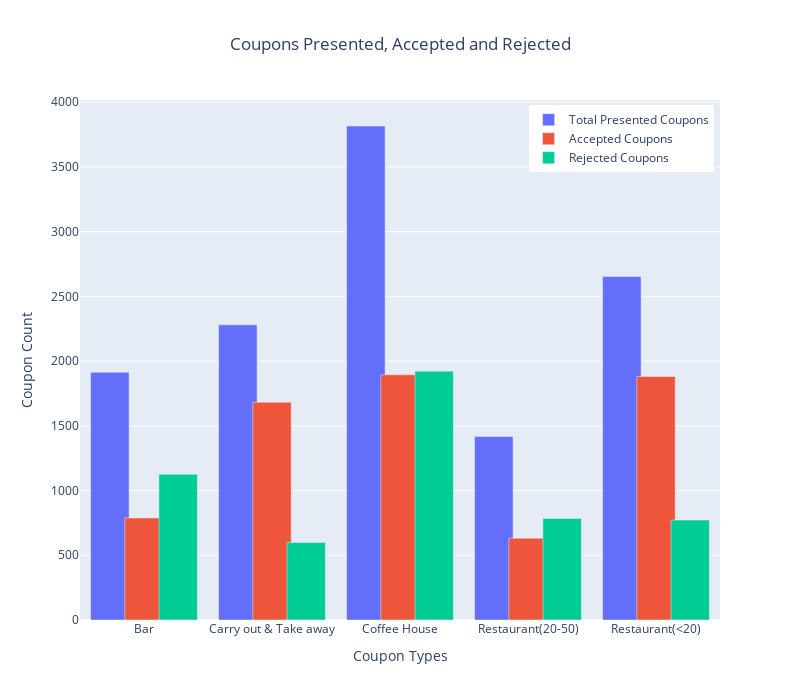

Notebook code cell kept with this figure:
### Code cell
from plotly.subplots import make_subplots
import plotly.graph_objects as go
fig = go.Figure()
fig = make_subplots(rows=1, cols=1)

# array of presented coupons
presented_coupon_counts = data_cleaned['coupon'].value_counts().sort_index()
presented_coupons = presented_coupon_counts.to_numpy()
#Array of coupons
coupons = np.sort(data_cleaned['coupon'].unique())
#array of accepted coupon count 
accepted_coupon_counts = data_cleaned[data_cleaned['Y']==1]['coupon'].value_counts().sort_index()
accepted_coupons = accepted_coupon_counts.to_numpy()
#array of rejected coupon count
rejected_coupon_counts = data_cleaned[data_cleaned['Y']==0]['coupon'].value_counts().sort_index()
rejetced_coupons =  rejected_coupon_counts.to_numpy()
fig.add_trace(go.Bar(x=coupons, y=presented_coupons, name='Total Presented Coupons', width=0.3), row=1, col=1)
fig.add_trace(go.Bar(x=coupons, y=accepted_coupons, name='Accepted Coupons', width=0.3), row=1, col=1)
fig.add_trace(go.Bar(x=coupons, y=rejetced_coupons, name='Rejected Coupons', width=0.3), row=1, col=1)
fig.update_layout(title_text="Coupons Presented, Accepted and Rejected", title_x=0.5)
fig.update_layout(height=700, width=800)
fig.update_layout(
    legend=dict(
        x=0.99,
        y=0.99,
        xanchor='right',
        yanchor='top'
    )
)

fig.update_layout(
    xaxis_title=dict(
        text="Coupon Types"        
    )
)

fig.update_layout(
    yaxis_title=dict(
            text="Coupon Count"        
        )
)
fig.show()

### Figure 1 — Plotly figure (JSON) as saved in the notebook; plotly's stock layout.template omitted (floating-point values rounded to 4 significant figures)
{"data": [{"name": "Total Presented Coupons", "type": "bar", "width": 0.3, "x": ["Bar", "Carry out & Take away", "Coffee House", "Restaurant(20-50)", "Restaurant(<20)"], "xaxis": "x", "y": [1913, 2280, 3816, 1417, 2653], "yaxis": "y"}, {"name": "Accepted Coupons", "type": "bar", "width": 0.3, "x": ["Bar", "Carry out & Take away", "Coffee House", "Restaurant(20-50)", "Restaurant(<20)"], "xaxis": "x", "y": [788, 1682, 1894, 632, 1881], "yaxis": "y"}, {"name": "Rejected Coupons", "type": "bar", "width": 0.3, "x": ["Bar", "Carry out & Take away", "Coffee House", "Restaurant(20-50)", "Restaurant(<20)"], "xaxis": "x", "y": [1125, 598, 1922, 785, 772], "yaxis": "y"}], "layout": {"height": 700, "legend": {"x": 0.99, "xanchor": "right", "y": 0.99, "yanchor": "top"}, "title": {"text": "Coupons Presented, Accepted and Rejected", "x": 0.5}, "width": 800, "xaxis": {"anchor": "y", "autorange": true, "domain": [0, 1], "range": [-0.5, 4.5], "title": {"text": "Coupon Types"}, "type": "category"}, "yaxis": {"anchor": "x", "autorange": true, "domain": [0, 1], "range": [0, 4017.0], "title": {"text": "Coupon Count"}, "type": "linear"}}}
